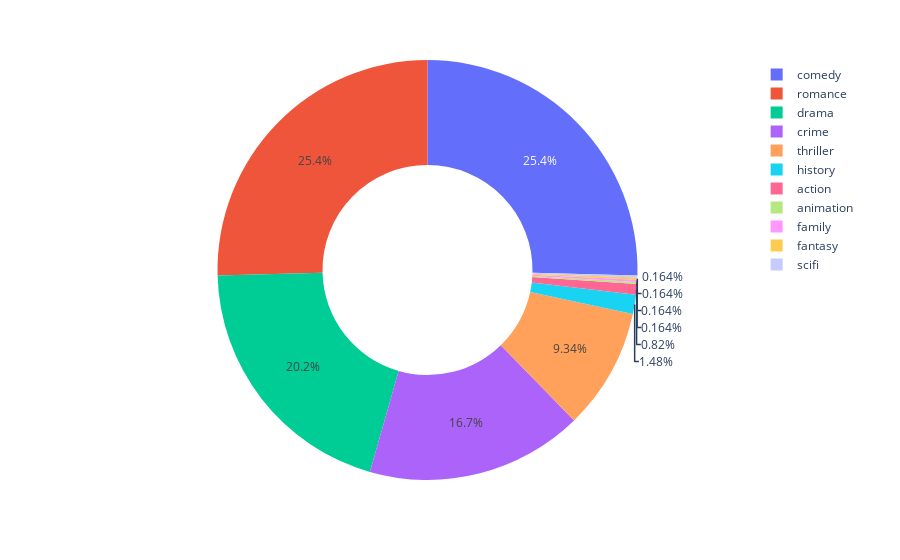

The notebook cell saved with this chart:
### Code cell
fig = px.pie(df, values=0, names='index', hole=.5)
fig.update_traces(hovertemplate='Number of Titles Watched: %{value}')
fig.show()

### Figure 1 — Plotly figure (JSON) as saved in the notebook; plotly's stock layout.template omitted (floating-point values rounded to 4 significant figures)
{"data": [{"domain": {"x": [0, 1], "y": [0, 1]}, "hole": 0.5, "hovertemplate": "Number of Titles Watched: %{value}", "labels": ["action", "animation", "comedy", "crime", "drama", "family", "fantasy", "history", "romance", "scifi", "thriller"], "legendgroup": "", "name": "", "showlegend": true, "type": "pie", "values": [5, 1, 155, 102, 123, 1, 1, 9, 155, 1, 57]}], "layout": {"legend": {"tracegroupgap": 0}, "margin": {"t": 60}}}
